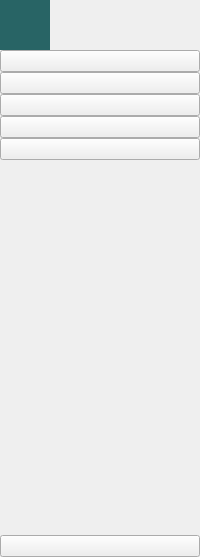
     <widget class="QWidget" name="icon_only_widget" native="true">
      <property name="styleSheet">
       <string notr="true">#icon_only_widget {background-color: #286465;
		width:50px;
		border-top-right-radius: 0;
		border-bottom-right-radius: 0;}

#icon_only_widget QPushButton, QLabel {
		height:50px;
		border:none;
	}

#icon_only_widget QPushButton {
	 background-color:#286465;
}

#icon_only_widget QPushButton:hover {background-color: rgba( 86, 101, 115, 0.5);}
</string>
      </property>
      <layout class="QVBoxLayout" name="verticalLayout_4">
       <property name="spacing">
        <number>0</number>
       </property>
       <property name="leftMargin">
        <number>0</number>
       </property>
       <property name="topMargin">
        <number>0</number>
       </property>
       <property name="rightMargin">
        <number>0</number>
       </property>
       <property name="bottomMargin">
        <number>0</number>
       </property>
       <item>
        <widget class="QLabel" name="logo_label_1">
         <property name="minimumSize">
          <size>
           <width>50</width>
           <height>50</height>
          </size>
         </property>
         <property name="maximumSize">
          <size>
           <width>50</width>
           <height>50</height>
          </size>
         </property>
         <property name="styleSheet">
          <string notr="true">padding: 5px;
background-color:#286465;</string>
         </property>
         <property name="text">
          <string/>
         </property>
         <property name="pixmap">
          <pixmap resource="resource.qrc">:/icon/icon/Logo.png</pixmap>
         </property>
         <property name="scaledContents">
          <bool>true</bool>
         </property>
        </widget>
       </item>
       <item>
        <layout class="QVBoxLayout" name="verticalLayout_3">
         <property name="spacing">
          <number>0</number>
         </property>
         <item>
          <widget class="QPushButton" name="main_btn_1">
           <property name="styleSheet">
            <string notr="true"/>
           </property>
           <property name="text">
            <string/>
           </property>
           <property name="icon">
            <iconset resource="resource.qrc">
             <normaloff>:/icon/icon/home-4-32.ico</normaloff>
             <normalon>:/icon/icon/home-4-48.ico</normalon>:/icon/icon/home-4-32.ico</iconset>
           </property>
           <property name="iconSize">
            <size>
             <width>20</width>
             <height>20</height>
            </size>
           </property>
           <property name="checkable">
            <bool>true</bool>
           </property>
           <property name="autoExclusive">
            <bool>true</bool>
           </property>
          </widget>
         </item>
         <item>
          <widget class="QPushButton" name="results_btn_1">
           <property name="styleSheet">
            <string notr="true"/>
           </property>
           <property name="text">
            <string/>
           </property>
           <property name="icon">
            <iconset resource="resource.qrc">
             <normaloff>:/icon/icon/activity-feed-32.ico</normaloff>
             <normalon>:/icon/icon/activity-feed-48.ico</normalon>:/icon/icon/activity-feed-32.ico</iconset>
           </property>
           <property name="iconSize">
            <size>
             <width>20</width>
             <height>20</height>
            </size>
           </property>
           <property name="checkable">
            <bool>true</bool>
           </property>
           <property name="autoExclusive">
            <bool>true</bool>
           </property>
          </widget>
         </item>
         <item>
          <widget class="QPushButton" name="archive_btn_1">
           <property name="styleSheet">
            <string notr="true"/>
           </property>
           <property name="text">
            <string/>
           </property>
           <property name="icon">
            <iconset resource="resource.qrc">
             <normaloff>:/icon/icon/product-32.ico</normaloff>
             <normalon>:/icon/icon/product-48.ico</normalon>:/icon/icon/product-32.ico</iconset>
           </property>
           <property name="iconSize">
            <size>
             <width>20</width>
             <height>20</height>
            </size>
           </property>
           <property name="checkable">
            <bool>true</bool>
           </property>
           <property name="autoExclusive">
            <bool>true</bool>
           </property>
          </widget>
         </item>
         <item>
          <widget class="QPushButton" name="co_owners_btn_1">
           <property name="styleSheet">
            <string notr="true"/>
           </property>
           <property name="text">
            <string/>
           </property>
           <property name="icon">
            <iconset resource="resource.qrc">
             <normaloff>:/icon/icon/group-32.ico</normaloff>
             <normalon>:/icon/icon/group-48.ico</normalon>:/icon/icon/group-32.ico</iconset>
           </property>
           <property name="iconSize">
            <size>
             <width>20</width>
             <height>20</height>
            </size>
           </property>
           <property name="checkable">
            <bool>true</bool>
           </property>
           <property name="autoExclusive">
            <bool>true</bool>
           </property>
          </widget>
         </item>
         <item>
          <widget class="QPushButton" name="counters_btn_1">
           <property name="styleSheet">
            <string notr="true"/>
           </property>
           <property name="text">
            <string/>
           </property>
           <property name="icon">
            <iconset resource="resource.qrc">
             <normaloff>:/icon/icon/dashboard-5-32.ico</normaloff>
             <normalon>:/icon/icon/dashboard-5-48.ico</normalon>:/icon/icon/dashboard-5-32.ico</iconset>
           </property>
           <property name="iconSize">
            <size>
             <width>20</width>
             <height>20</height>
            </size>
           </property>
           <property name="checkable">
            <bool>true</bool>
           </property>
           <property name="autoExclusive">
            <bool>true</bool>
           </property>
          </widget>
         </item>
        </layout>
       </item>
       <item>
        <spacer name="verticalSpacer">
         <property name="orientation">
          <enum>Qt::Vertical</enum>
         </property>
         <property name="sizeHint" stdset="0">
          <size>
           <width>20</width>
           <height>375</height>
          </size>
         </property>
        </spacer>
       </item>
       <item>
        <widget class="QPushButton" name="exit_btn_1">
         <property name="text">
          <string/>
         </property>
         <property name="icon">
          <iconset resource="resource.qrc">
           <normaloff>:/icon/icon/close-window-64.ico</normaloff>:/icon/icon/close-window-64.ico</iconset>
         </property>
         <property name="iconSize">
          <size>
           <width>20</width>
           <height>20</height>
          </size>
         </property>
        </widget>
       </item>
      </layout>
     </widget>
